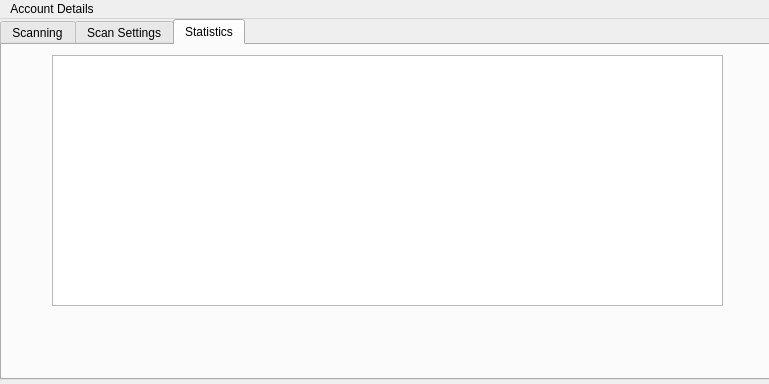
<?xml version="1.0" encoding="UTF-8"?>
<ui version="4.0">
 <class>MainWindow</class>
 <widget class="QMainWindow" name="MainWindow">
  <property name="geometry">
   <rect>
    <x>0</x>
    <y>0</y>
    <width>769</width>
    <height>384</height>
   </rect>
  </property>
  <property name="windowTitle">
   <string>MainWindow</string>
  </property>
  <property name="toolTip">
   <string/>
  </property>
  <property name="tabShape">
   <enum>QTabWidget::Rounded</enum>
  </property>
  <widget class="QWidget" name="centralwidget">
   <widget class="QTabWidget" name="tabWidget">
    <property name="geometry">
     <rect>
      <x>0</x>
      <y>0</y>
      <width>771</width>
      <height>361</height>
     </rect>
    </property>
    <property name="tabPosition">
     <enum>QTabWidget::North</enum>
    </property>
    <property name="currentIndex">
     <number>2</number>
    </property>
    <property name="elideMode">
     <enum>Qt::ElideMiddle</enum>
    </property>
    <widget class="QWidget" name="gui_tabMain">
     <attribute name="title">
      <string>Scanning</string>
     </attribute>
     <widget class="QLabel" name="testUser">
      <property name="geometry">
       <rect>
        <x>680</x>
        <y>280</y>
        <width>60</width>
        <height>16</height>
       </rect>
      </property>
      <property name="text">
       <string>TextLabel</string>
      </property>
     </widget>
     <widget class="QLabel" name="testPass">
      <property name="geometry">
       <rect>
        <x>680</x>
        <y>300</y>
        <width>60</width>
        <height>16</height>
       </rect>
      </property>
      <property name="text">
       <string>TextLabel</string>
      </property>
     </widget>
     <widget class="QWidget" name="horizontalLayoutWidget">
      <property name="geometry">
       <rect>
        <x>10</x>
        <y>0</y>
        <width>661</width>
        <height>321</height>
       </rect>
      </property>
      <layout class="QHBoxLayout" name="horizontalLayout_2">
       <item>
        <widget class="QPushButton" name="gui_startScan">
         <property name="text">
          <string>Start Scan</string>
         </property>
        </widget>
       </item>
       <item>
        <layout class="QVBoxLayout" name="verticalLayout_3">
         <item>
          <widget class="QLabel" name="gui_currentScan">
           <property name="text">
            <string>Currently Scanning: </string>
           </property>
          </widget>
         </item>
         <item>
          <widget class="QListWidget" name="gui_threatList"/>
         </item>
         <item>
          <widget class="QProgressBar" name="gui_scanProgress">
           <property name="value">
            <number>24</number>
           </property>
          </widget>
         </item>
        </layout>
       </item>
      </layout>
     </widget>
    </widget>
    <widget class="QWidget" name="gui_tabSettings">
     <attribute name="title">
      <string>Scan Settings</string>
     </attribute>
     <widget class="QTreeView" name="treeView">
      <property name="geometry">
       <rect>
        <x>10</x>
        <y>20</y>
        <width>571</width>
        <height>211</height>
       </rect>
      </property>
      <property name="animated">
       <bool>true</bool>
      </property>
     </widget>
     <widget class="QLabel" name="gui_searchDir">
      <property name="geometry">
       <rect>
        <x>20</x>
        <y>0</y>
        <width>591</width>
        <height>16</height>
       </rect>
      </property>
      <property name="text">
       <string>Current Search Directory:</string>
      </property>
     </widget>
     <widget class="QRadioButton" name="radioButton">
      <property name="geometry">
       <rect>
        <x>10</x>
        <y>240</y>
        <width>171</width>
        <height>20</height>
       </rect>
      </property>
      <property name="text">
       <string>Running Process Scan</string>
      </property>
     </widget>
     <widget class="QRadioButton" name="radioButton_2">
      <property name="geometry">
       <rect>
        <x>10</x>
        <y>260</y>
        <width>171</width>
        <height>20</height>
       </rect>
      </property>
      <property name="text">
       <string>Directory Scan</string>
      </property>
     </widget>
    </widget>
    <widget class="QWidget" name="gui_tabStatistics">
     <property name="enabled">
      <bool>true</bool>
     </property>
     <attribute name="title">
      <string>Statistics</string>
     </attribute>
     <widget class="QWidget" name="horizontalLayoutWidget_2">
      <property name="geometry">
       <rect>
        <x>50</x>
        <y>10</y>
        <width>671</width>
        <height>251</height>
       </rect>
      </property>
      <layout class="QHBoxLayout" name="horizontalLayout">
       <item>
        <widget class="QChartView" name="graphicsView"/>
       </item>
      </layout>
     </widget>
    </widget>
   </widget>
  </widget>
  <widget class="QMenuBar" name="menubar">
   <property name="geometry">
    <rect>
     <x>0</x>
     <y>0</y>
     <width>769</width>
     <height>24</height>
    </rect>
   </property>
   <widget class="QMenu" name="menuAccount_Details">
    <property name="title">
     <string>Account Details</string>
    </property>
    <addaction name="actionEdit_Details_2"/>
   </widget>
   <addaction name="menuAccount_Details"/>
  </widget>
  <action name="actionEdit_Details">
   <property name="text">
    <string>Preferences</string>
   </property>
  </action>
  <action name="actionEdit_Details_2">
   <property name="text">
    <string>Edit Details</string>
   </property>
  </action>
 </widget>
 <customwidgets>
  <customwidget>
   <class>QChartView</class>
   <extends>QGraphicsView</extends>
   <header>QtCharts</header>
  </customwidget>
 </customwidgets>
 <resources/>
 <connections/>
</ui>
